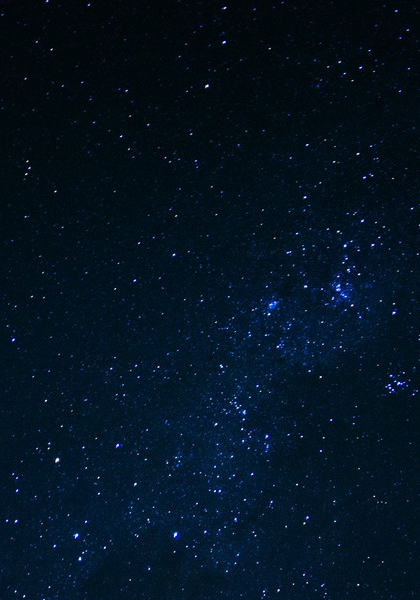
#> input picture lab_4/112.jpg, 420 x 600 px
$ python puzzle.py 112.jpg game_over1.jpg
#> lines starting #> are read from the running program, lines starting #| are printed output that depends on the picture
#!/usr/bin/env python3
"""
Модуль для создания пазлов из изображений.
Разделяет изображение на N×N частей и собирает в случайном порядке.
"""

import os
import random
import sys
from math import isqrt
from typing import Iterator, List, Tuple

import cv2
import matplotlib.pyplot as plt
import numpy as np


def tile_regions(
    n: int, tile_size: Tuple[int, int]
) -> Iterator[Tuple[slice, slice]]:
    """Возвращает срезы ячеек сетки слева направо и сверху вниз."""
    height, width = tile_size
    for row in range(n):
        for column in range(n):
            yield (
                slice(row * height, (row + 1) * height),
                slice(column * width, (column + 1) * width),
            )


class ImagePuzzle:
    """Создатель пазлов из изображений."""

    def __init__(self) -> None:
        """Инициализация создателя пазлов."""
        self.original = None
        self.puzzle = None
        self.tile_size = (0, 0)
        self.tile_count = 0

    def load_image(self, filepath: str) -> np.ndarray:
        """Загружает изображение из файла."""
        if not os.path.exists(filepath):
            raise FileNotFoundError(f"Файл не найден: {filepath}")

        img = cv2.imread(filepath)
        if img is None:
            raise ValueError(f"Не удалось загрузить изображение: {filepath}")

        self.original = img
        width, height = img.shape[1], img.shape[0]
        channels = img.shape[2]
        print(f"Загружено изображение: {width}x{height} пикселей, {channels} каналов")
        return img

    def split_image(self, n: int) -> List[np.ndarray]:
        """Разрезает изображение на n x n частей."""
        height, width = self.original.shape[:2]
        tile_h = height // n
        tile_w = width // n

        self.tile_size = (tile_h, tile_w)
        self.tile_count = n * n

        tiles = [self.original[region] for region in tile_regions(n, self.tile_size)]

        print(f"Создано {self.tile_count} частей размером {tile_w}x{tile_h}")
        return tiles

    def shuffle_and_build(self, tiles: List[np.ndarray], n: int) -> np.ndarray:
        """Перемешивает и собирает части в новое изображение."""
        shuffled = tiles.copy()
        random.shuffle(shuffled)

        result = np.zeros_like(self.original)
        for index, region in enumerate(tile_regions(n, self.tile_size)):
            result[region] = shuffled[index]

        self.puzzle = result
        return result

    def save_result(self, output_dir: str, filename: str = "puzzle_result.jpg") -> str:
        """Сохраняет результат в директорию."""
        output_path = os.path.join(output_dir, filename)

        if not os.path.exists(output_dir):
            os.makedirs(output_dir, exist_ok=True)
            print(f"Создана директория: {output_dir}")

        if not cv2.imwrite(output_path, self.puzzle):
            raise IOError(f"Не удалось сохранить: {output_path}")
        print(f"Изображение сохранено: {output_path}")
        return output_path

    def show_comparison(self) -> None:
        """Показывает сравнение исходного и результата."""
        if self.original is None or self.puzzle is None:
            raise ValueError("Нет данных для отображения")

        side = isqrt(self.tile_count)
        panels = (
            (self.original, "Оригинальное изображение"),
            (self.puzzle, f"Пазл ({side}×{side})"),
        )
        _, axes = plt.subplots(1, 2, figsize=(14, 6))
        for axis, (image, title) in zip(axes, panels):
            axis.imshow(cv2.cvtColor(image, cv2.COLOR_BGR2RGB))
            axis.set_title(title, fontsize=14)
            axis.axis("off")

        plt.suptitle('Сравнение: оригинал и пазл', fontsize=16)
        plt.tight_layout()
        plt.show()


def get_n_from_user() -> int:
    """Запрашивает у пользователя количество делений."""
    while True:
        try:
            n = int(input("Введите количество частей для деления (например, 3 для 3×3): "))
            if n < 2:
                print("Минимум 2 части. Попробуйте снова.")
            elif n > 20:
                print("Максимум 20 частей. Попробуйте снова.")
            else:
                return n
        except ValueError:
            print("Введите целое число.")


def show_summary(input_path: str, output_dir: str, n: int) -> None:
    """Показывает сводку параметров."""
    print("\nПараметры обработки:")
    print(f"  Исходный файл: {input_path}")
    print(f"  Выходная директория: {output_dir}")
    print(f"  Количество частей: {n}×{n}")
    print(f"  Всего частей: {n * n}\n")


def get_args() -> Tuple[str, str]:
    """Получает аргументы командной строки."""
    if len(sys.argv) != 3:
        print("Использование: python puzzle.py <input_image> <output_dir>")
        print("Пример: python puzzle.py photo.jpg ./results")
        sys.exit(1)

    return sys.argv[1], sys.argv[2]


def process_image(input_path: str, output_dir: str) -> None:
    """Создаёт, сохраняет и показывает пазл для указанного изображения."""
    puzzle_maker = ImagePuzzle()
    puzzle_maker.load_image(input_path)
    n = get_n_from_user()
    show_summary(input_path, output_dir, n)
    tiles = puzzle_maker.split_image(n)
    print("Перемешивание и сборка частей...")
    puzzle_maker.shuffle_and_build(tiles, n)
    puzzle_maker.save_result(output_dir)
    puzzle_maker.show_comparison()
    print("Обработка завершена успешно!")


def main() -> None:
    """Основная функция программы."""
    try:
        input_path, output_dir = get_args()
        process_image(input_path, output_dir)
#> in load_image, img is the input picture: shape (600, 420, 3); mean B, G, R 34.3, 19.7, 3.2
#| Загружено изображение: 420x600 пикселей, 3 каналов
#> the loop in get_n_from_user, `while True:` made 1 pass; the answer given on pass 1: 3
#> in split_image, `tiles = [self.original[region] for region in tile_regions(n, self.tile..`: tiles = 9 items
#| Создано 9 частей размером 140x200
#> after the loop in shuffle_and_build, `for index, region in enumerate(tile_regions(n, self.tile_size)):`:
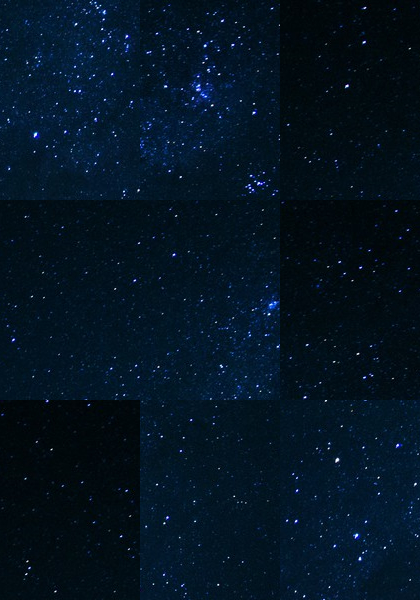
#> result: shape (600, 420, 3); mean of channels 0, 1, 2 34.3, 19.7, 3.2; drawn as B, G, R
#> the loop in show_comparison, `for axis, (image, title) in zip(axes, panels):` made 2 passes
#> title on passes 1 to 2: 'Оригинальное изображение', 'Пазл (3×3)'
#> in show_comparison, `plt.show()`:
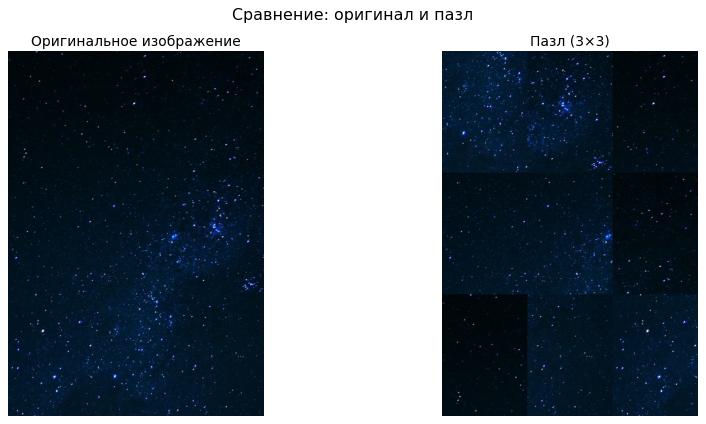
#> figure drawn by matplotlib, 2 panels
    except FileNotFoundError as e:
        print(f"Ошибка файла: {e}")
        sys.exit(1)
    except ValueError as e:
        print(f"Ошибка значения: {e}")
        sys.exit(1)
    except IOError as e:
        print(f"Ошибка ввода-вывода: {e}")
        sys.exit(1)
    except KeyboardInterrupt:
        print("\nПроцесс прерван пользователем.")
        sys.exit(0)
    except Exception as e:
        print(f"Неожиданная ошибка: {e}")
        sys.exit(1)


if __name__ == "__main__":
    main()
